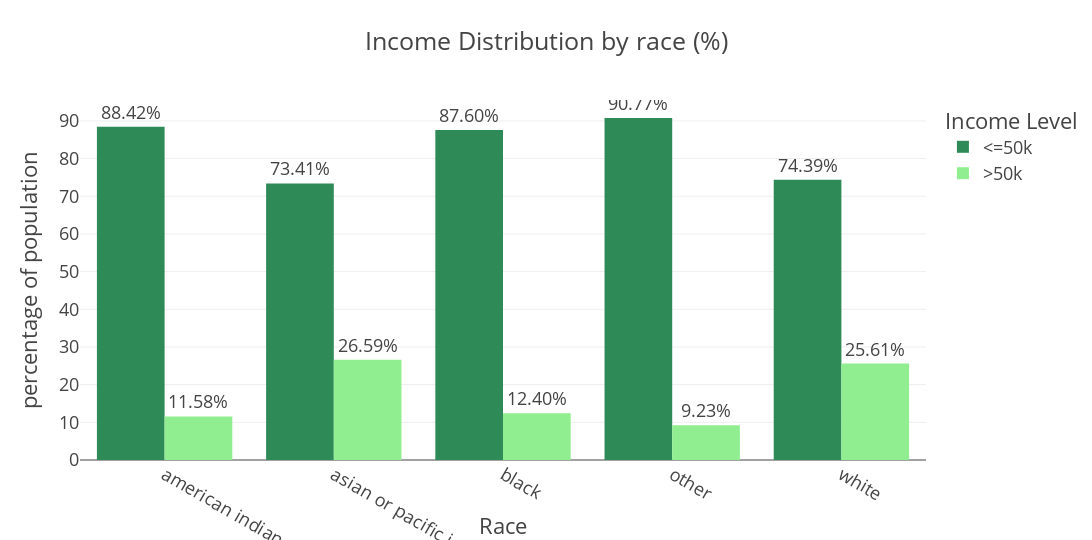

Notebook code for this chart:
### Code cell
fig = px.bar(
    adult_df_income_race,
    x = 'race',
    y = 'percentage',
    color = 'income',
    title = 'Income Distribution by race (%)',
    barmode = 'group',
    height= 540,
    width= 1200,
    color_discrete_sequence=['seagreen','lightgreen'],
    text = 'percentage'
)
fig.update_traces(texttemplate='%{text:.2f}%', textposition = 'outside')
fig.update_layout(template = "presentation", 
                  xaxis_title = 'Race', 
                  yaxis_title = 'percentage of population', 
                  legend_title = dict(text='Income Level'), 
                 paper_bgcolor="rgba(0, 0, 0, 0)", 
                  plot_bgcolor ="rgba(0, 0, 0, 0)")
fig.show()

### Figure 1 — Plotly figure (JSON) as saved in the notebook; plotly's stock layout.template omitted (floating-point values rounded to 4 significant figures)
{"data": [{"alignmentgroup": "True", "hovertemplate": "income=<=50k<br>race=%{x}<br>percentage=%{text}<extra></extra>", "legendgroup": "<=50k", "marker": {"color": "seagreen", "pattern": {"shape": ""}}, "name": "<=50k", "offsetgroup": "<=50k", "orientation": "v", "showlegend": true, "text": [88.42, 73.41, 87.6, 90.77, 74.39], "textposition": "outside", "texttemplate": "%{text:.2f}%", "type": "bar", "x": ["american indian or eskimo", "asian or pacific islander", "black", "other", "white"], "xaxis": "x", "y": [88.42, 73.41, 87.6, 90.77, 74.39], "yaxis": "y"}, {"alignmentgroup": "True", "hovertemplate": "income=>50k<br>race=%{x}<br>percentage=%{text}<extra></extra>", "legendgroup": ">50k", "marker": {"color": "lightgreen", "pattern": {"shape": ""}}, "name": ">50k", "offsetgroup": ">50k", "orientation": "v", "showlegend": true, "text": [11.58, 26.59, 12.4, 9.225, 25.61], "textposition": "outside", "texttemplate": "%{text:.2f}%", "type": "bar", "x": ["american indian or eskimo", "asian or pacific islander", "black", "other", "white"], "xaxis": "x", "y": [11.58, 26.59, 12.4, 9.225, 25.61], "yaxis": "y"}], "layout": {"barmode": "group", "height": 540, "legend": {"title": {"text": "Income Level"}, "tracegroupgap": 0}, "paper_bgcolor": "rgba(0, 0, 0, 0)", "plot_bgcolor": "rgba(0, 0, 0, 0)", "title": {"text": "Income Distribution by race (%)"}, "width": 1200, "xaxis": {"anchor": "y", "autorange": true, "domain": [0, 1], "range": [-0.5, 4.5], "title": {"text": "Race"}, "type": "category"}, "yaxis": {"anchor": "x", "autorange": true, "domain": [0, 1], "range": [0, 95.55], "title": {"text": "percentage of population"}, "type": "linear"}}}
